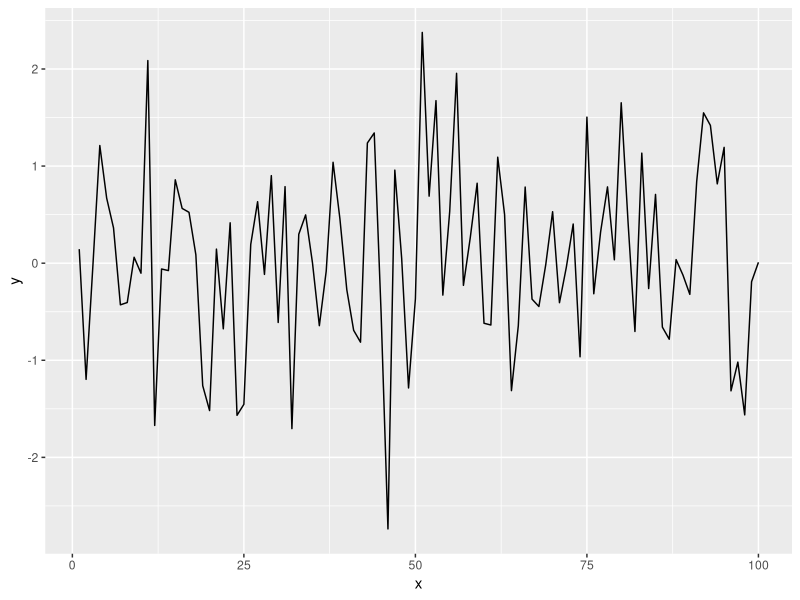

Source code (R):
## ---- chunk 1
knitr::opts_chunk$set(echo = TRUE, fig.align = "center", fig.path = "Figures/")
## ---- chunk 2
library(tidyverse)
library(palmerpenguins)
library(bookdown)
library(knitr)
x = seq(1:100)
y = rnorm(100)
dat = data.frame(x, y)
ggplot(dat, aes(x = x, y = y)) + geom_line()
